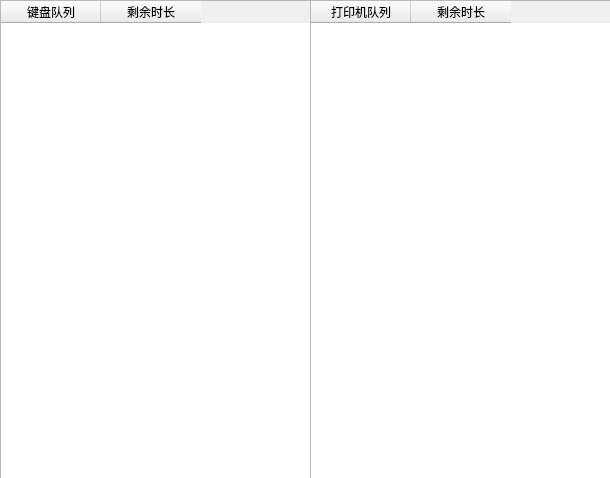
<?xml version="1.0" encoding="UTF-8"?>
<ui version="4.0">
 <class>io_devicedialog</class>
 <widget class="QWidget" name="io_devicedialog">
  <property name="geometry">
   <rect>
    <x>0</x>
    <y>0</y>
    <width>610</width>
    <height>478</height>
   </rect>
  </property>
  <property name="windowTitle">
   <string>I/O设备</string>
  </property>
  <widget class="QTableWidget" name="tableWidget">
   <property name="geometry">
    <rect>
     <x>0</x>
     <y>0</y>
     <width>311</width>
     <height>481</height>
    </rect>
   </property>
   <property name="minimumSize">
    <size>
     <width>0</width>
     <height>0</height>
    </size>
   </property>
   <property name="rowCount">
    <number>0</number>
   </property>
   <attribute name="verticalHeaderVisible">
    <bool>false</bool>
   </attribute>
   <column>
    <property name="text">
     <string>键盘队列</string>
    </property>
   </column>
   <column>
    <property name="text">
     <string>剩余时长</string>
    </property>
   </column>
  </widget>
  <widget class="QTableWidget" name="keybordWidget">
   <property name="geometry">
    <rect>
     <x>310</x>
     <y>0</y>
     <width>311</width>
     <height>481</height>
    </rect>
   </property>
   <attribute name="verticalHeaderVisible">
    <bool>false</bool>
   </attribute>
   <column>
    <property name="text">
     <string>打印机队列</string>
    </property>
   </column>
   <column>
    <property name="text">
     <string>剩余时长</string>
    </property>
   </column>
  </widget>
 </widget>
 <resources/>
 <connections/>
</ui>
